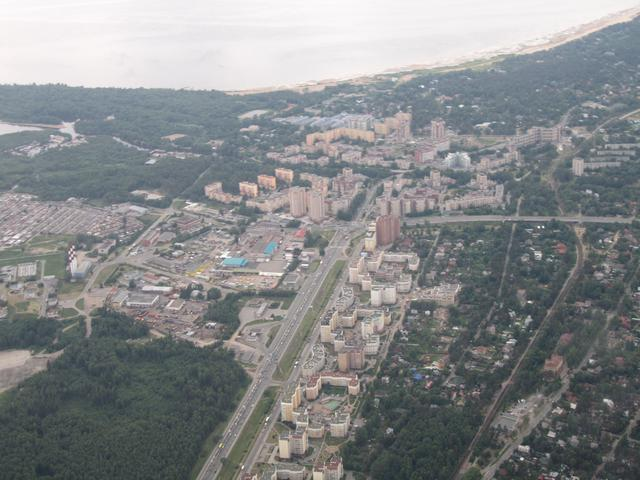
#> input picture Images/aero3.jpg, 640 x 480 px, found by its file name
$ jupyter execute eq_histograms.ipynb
#> lines starting #> are read from the running program, lines starting #| are printed output that depends on the picture
# **Equalization of a Histogram**
---
## **What is it?**
Is a technique used to enhance the contrast of an image by spreading out the most frequent intensity values.

## **Why is it useful?**
It makes an image easier to interpret visually when the image has poor contrast or its intesity values are concentrated in a narrow range (underexposed or ovexposed images).

[cell 1]
import cv2 as cv
import numpy as np
from matplotlib import pyplot as plt

[cell 2]
aero3 = cv.imread(r"..\Images\aero3.jpg", 0)
#> aero3: shape (480, 640); min 36, max 255, mean 136.1

[cell 3]
plt.imshow(aero3, "gray")
plt.title("Aero view")
plt.axis("off")
plt.show()

[cell 4]
histogram = cv.calcHist([aero3], [0], None, [256], (0, 256))
#> histogram = 256 values, max 4365 at index 243, min 0 at index 0, mean 1200
plt.plot(histogram)
plt.title("Aero View Grayscale Histogram")
plt.show()
#> figure, not shown here; curve peaks at x = 243, y = 4365

## **Equalization of the Histogram**

[cell 5]
# Equalixing the histogram
aero3_eq = cv.equalizeHist(aero3)

[cell 6]
plt.imshow(np.hstack((aero3, aero3_eq)), "gray")
plt.title("Comparison")
plt.axis("off")
plt.show()
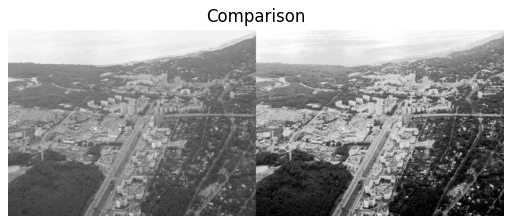
#> figure drawn by matplotlib, 1 panel

[cell 7]
histogram_eq = cv.calcHist([aero3_eq], [0], None, [256], (0, 256))
#> histogram_eq = 256 values, max 4365 at index 246, min 0 at index 8, mean 1200
plt.plot(histogram_eq)
plt.title("Equalized Image Histogram")
plt.show()
#> figure, not shown here; curve peaks at x = 246, y = 4365

### **Another Example**

[cell 8]
chicky = cv.imread(r"..\Images\chicky_512.png", 0)
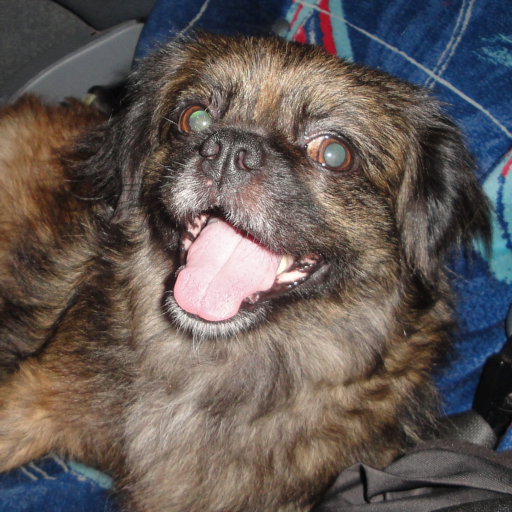
#> input picture Images/chicky_512.png, 512 x 512 px, found by its file name
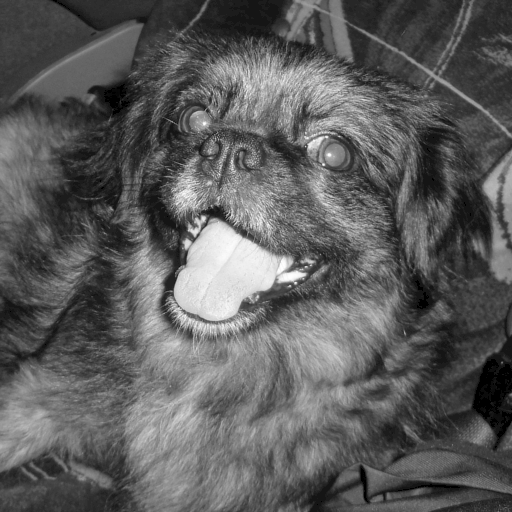
#> chicky: shape (512, 512); min 0, max 255, mean 92.5

[cell 9]
histogram_chicky = cv.calcHist([chicky], [0], None, [256], (0, 256))
#> histogram_chicky = 256 values, max 8368 at index 46, min 0 at index 1, mean 1024
plt.plot(histogram_chicky)
plt.title("Chicky Histogram")
plt.show()
#> figure, not shown here; curve peaks at x = 46, y = 8368

[cell 10]
chicky_eq = cv.equalizeHist(chicky)
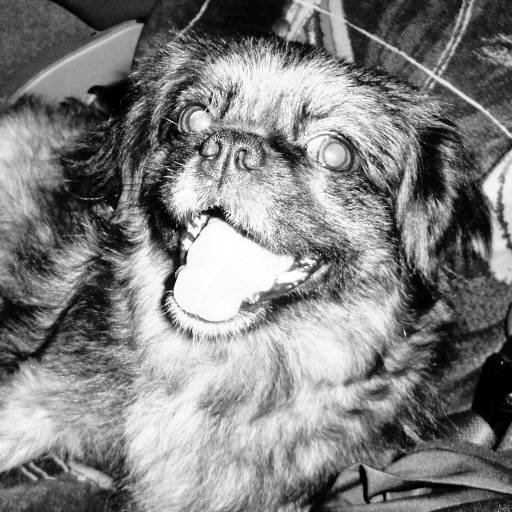
#> chicky_eq: shape (512, 512); min 0, max 255, mean 128.5

[cell 11]
histogram_chicky_eq = cv.calcHist([chicky_eq], [0], None, [256], (0, 256))
#> histogram_chicky_eq = 256 values, max 8397 at index 42, min 0 at index 2, mean 1024
plt.plot(histogram_chicky_eq)
plt.title("Chicky Equalized Histogram")
plt.show()
#> figure, not shown here; curve peaks at x = 42, y = 8397

[cell 12]
plt.imshow(np.hstack((chicky, chicky_eq)), "gray")
plt.title("Comparison between images")
plt.show()

# **Equalize Histogram of a Color Image**
---

## &#9888; <!-- Unicode for the warning symbol --> **What You Should Not Do**

[cell 13]
colored_chicky = cv.imread(r"..\Images\chicky_512.png")[:, :, ::-1]
plt.imshow(colored_chicky)
plt.show()

## **How to equalize RGB**
**Steps**
1. Split the channels
2. Equalize each channel
3. Merge the already equalized channels

[cell 14]
# 1. Step
R_channel = colored_chicky[:, :, 0]
G_channel = colored_chicky[:, :, 1]
B_channel = colored_chicky[:, :, 2]

[cell 15]
# 2.  Step
R_channel_eq = cv.equalizeHist(R_channel)
G_channel_eq = cv.equalizeHist(G_channel)
B_channel_eq = cv.equalizeHist(B_channel)

[cell 16]
# 3. Step
colored_chicky_eq = cv.merge((R_channel_eq, G_channel_eq, B_channel_eq))

[cell 17]
# 4. Step
plt.imshow(colored_chicky_eq)
plt.title("Equalized Colored Chicky")
plt.axis("off")
plt.show()

## **Another Example**

[cell 18]
whale = cv.imread(r"..\Images\rubberwhale1.png")[:, :, ::-1]
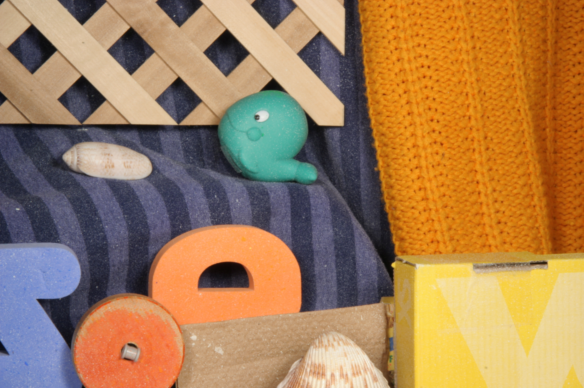
#> input picture Images/rubberwhale1.png, 584 x 388 px, found by its file name

[cell 19]
plt.imshow(whale)
plt.title("Whale")
plt.axis("off")
plt.show()

[cell 20]
r, g, b = cv.split(whale)

[cell 21]
r_eq = cv.equalizeHist(r)
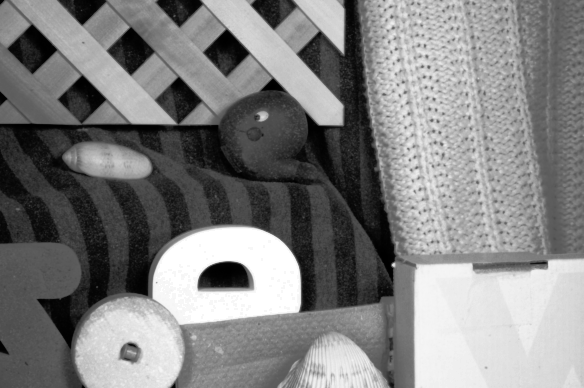
#> r_eq: shape (388, 584); min 0, max 255, mean 128.4
g_eq = cv.equalizeHist(g)
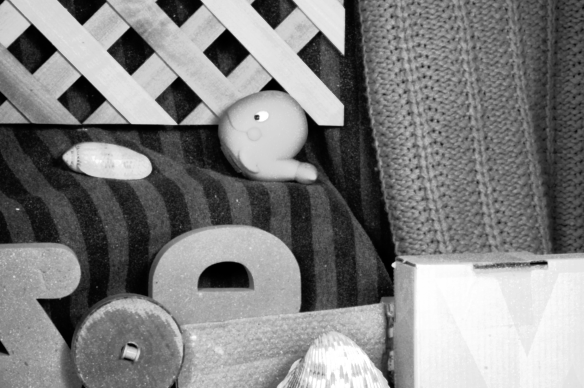
#> g_eq: shape (388, 584); min 0, max 255, mean 128.2
b_eq = cv.equalizeHist(b)
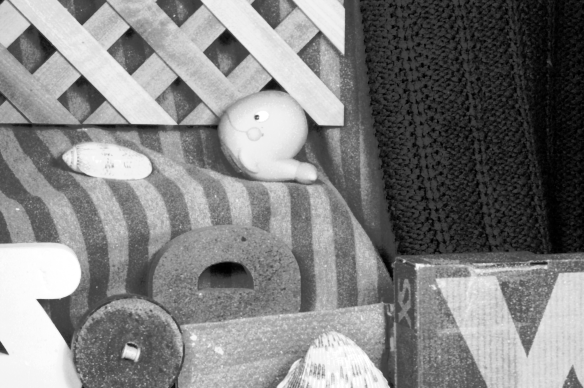
#> b_eq: shape (388, 584); min 0, max 255, mean 128.4

[cell 22]
whale_eq = cv.merge((r_eq, g_eq, b_eq))
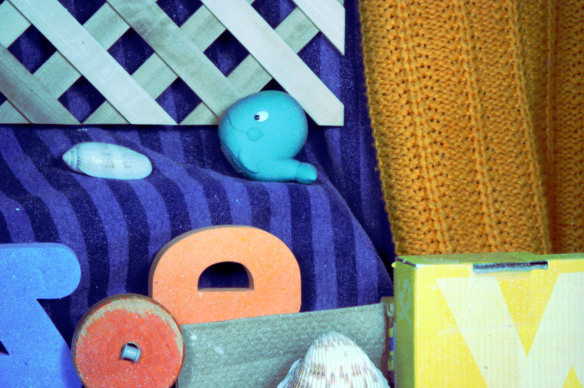
#> whale_eq: shape (388, 584, 3); mean R, G, B 128.4, 128.2, 128.4

[cell 23]
plt.imshow(whale_eq)
plt.title("Equalized Whale")
plt.axis("off")
plt.show()

[cell 24]
plt.imshow(np.hstack((whale, whale_eq)))
plt.title("Whale vs Equalized Whale")
plt.axis("off")
plt.show()
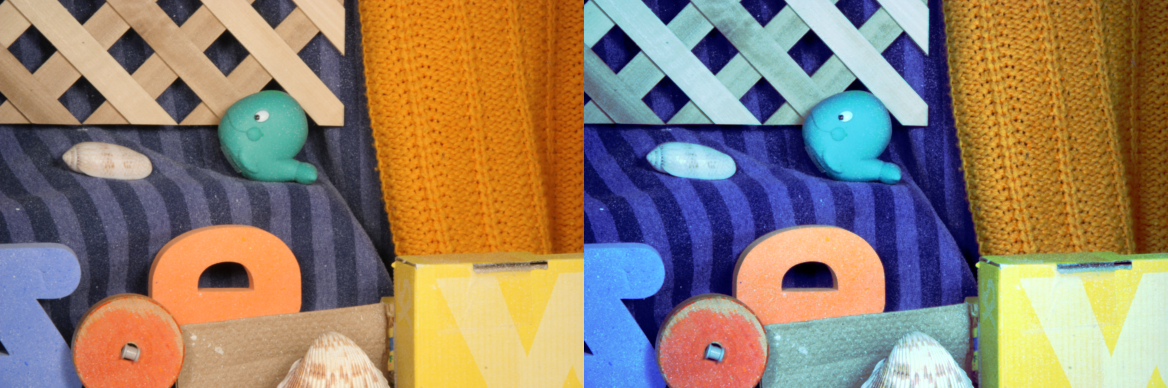
#> shown: shape (388, 1168, 3); mean R, G, B 146.2, 127.3, 107.7
